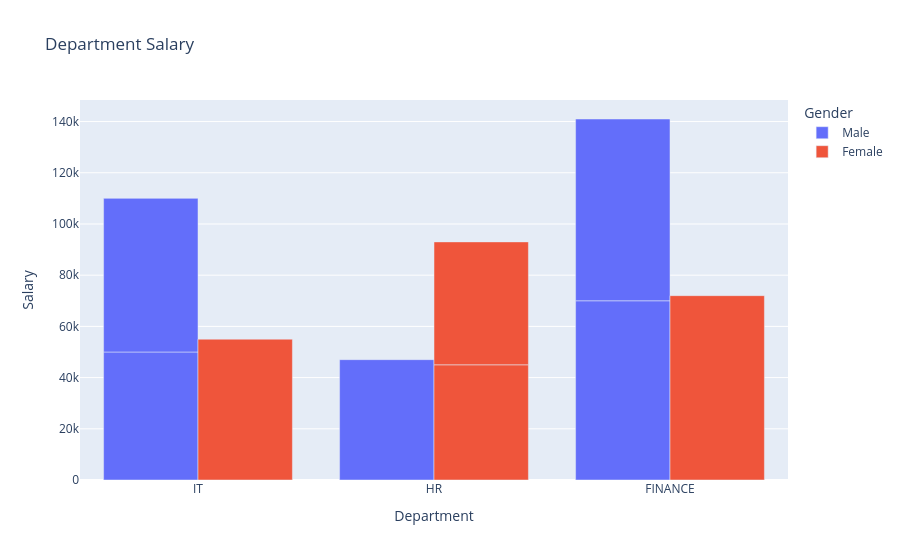

Source (notebook cell):
### Markdown cell above
Group Bar Chart

### Code cell
fig=px.bar(df,
           x='Department',
           y='Salary',
           title='Department Salary',
          color='Gender',
          barmode='group')
fig.show()

### Figure 1 — Plotly figure (JSON) as saved in the notebook; plotly's stock layout.template omitted (floating-point values rounded to 4 significant figures)
{"data": [{"alignmentgroup": "True", "hovertemplate": "Gender=Male<br>Department=%{x}<br>Salary=%{y}<extra></extra>", "legendgroup": "Male", "marker": {"color": "#636efa", "pattern": {"shape": ""}}, "name": "Male", "offsetgroup": "Male", "orientation": "v", "showlegend": true, "textposition": "auto", "type": "bar", "x": ["IT", "IT", "HR", "FINANCE", "FINANCE"], "xaxis": "x", "y": [50000, 60000, 47000, 70000, 71000], "yaxis": "y"}, {"alignmentgroup": "True", "hovertemplate": "Gender=Female<br>Department=%{x}<br>Salary=%{y}<extra></extra>", "legendgroup": "Female", "marker": {"color": "#EF553B", "pattern": {"shape": ""}}, "name": "Female", "offsetgroup": "Female", "orientation": "v", "showlegend": true, "textposition": "auto", "type": "bar", "x": ["IT", "HR", "HR", "FINANCE"], "xaxis": "x", "y": [55000, 45000, 48000, 72000], "yaxis": "y"}], "layout": {"barmode": "group", "legend": {"title": {"text": "Gender"}, "tracegroupgap": 0}, "title": {"text": "Department Salary"}, "xaxis": {"anchor": "y", "domain": [0, 1], "title": {"text": "Department"}}, "yaxis": {"anchor": "x", "domain": [0, 1], "title": {"text": "Salary"}}}}
